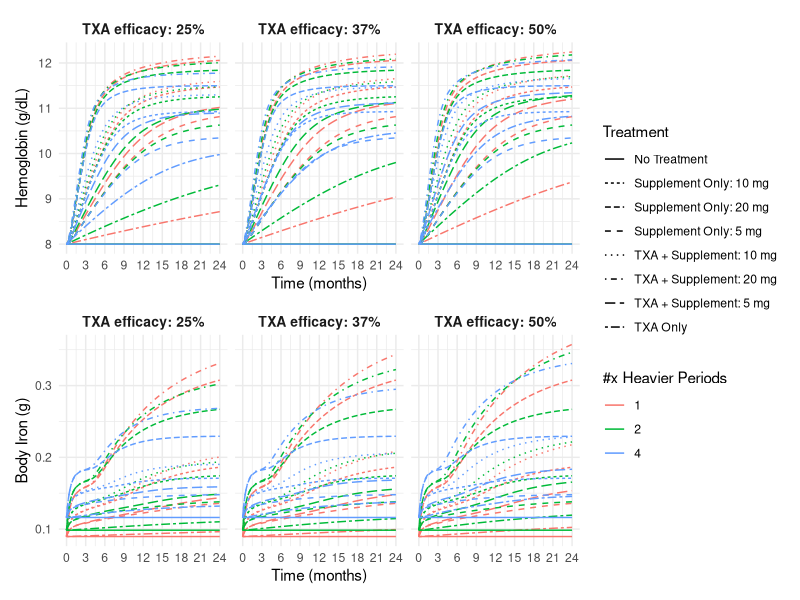

Source code (R):
# If needed, install packages:
# install.packages(c("deSolve", "ggplot2", "dplyr", "patchwork"))

{
library(deSolve)
library(ggplot2)
library(dplyr)
library(patchwork)
library(purrr)
}

###############################################################################
# 0) Input Parameters 
###############################################################################

input_params <- list(
  weight = 55,                     # [kg] female weight
  e1   = 0.00060,                  # [g/day] baseline daily menstrual excretion, as long as body Fe > 0. (0.001)
  e2   = 0.00106,                  # [g/day] baseline daily other excretion, as long as body Fe > 0. (0.001)
  Tend   = 24,                     # [months] time to run simulation
  y0   = 13,                       # [g/dL] "Healthy" Hb levels
  hb_int =  c(8, 10, 12),          # [g/dL] Initial level of iron in Hb (anemia < 12)
  red_men = c(0, 25, 37, 50),      # % Percent reduction in Fe lost to menstruation
  hev_per = c(1, 2, 4),            # Number of times heavier menstruation
  Int = c(0, 5, 10, 20)            # Daily intake supplement [mg/day]
)

###############################################################################
# 1) Fixed parameters from the supplement/paper
###############################################################################

{
base_params <- list(
  d    = 0.0055,                   
  a0   = 0.03,                     
  amin = 0.01,                     
  amax = 0.20,                     
  Ba   = 0.1,                      
  Bh   = 0.062                     
)

# Derived constants
PV <- input_params$weight*0.2*0.2            # healthy plasma volume
BV <- PV/(1-0.38)                            # blood volume, 0.38 is healthy hematocrit
conv <- 285/(10*BV)                          # 285 is conversion of g Fe to g Hb, BV is blood volume
}

###############################################################################
# 2) Supporting functions
###############################################################################
{
#Absorption Fraction
absp <- function(hb) {
  ca <- input_params$y0/conv - base_params$Ba * 
    log((base_params$amax - base_params$a0) / (base_params$a0 - base_params$amin))
  a <- base_params$amin + (base_params$amax - base_params$amin) / 
    (1 + exp((hb - ca) / base_params$Ba))
  return(a)
}

#Erythropoiesis Fraction
eryth <- function(hb) {
  h0 <- (base_params$d * (input_params$y0 / conv) + input_params$e1) / 0.7
  hmin <- 0.7 * h0
  hmax <- 5 * h0
  ch <- input_params$y0 / conv - base_params$Bh * log((hmax - h0) / (h0 - hmin))
  e <- hmin + (hmax - hmin) / (1 + exp((hb - ch) / base_params$Bh))
  return(e)
}

#Initial Iron Stores in Other Body
OBI0 <- function(hb_int, e1) {
  o <- ((hb_int / conv) * base_params$d + e1) / eryth(hb_int / conv)
  return(o)
}

#Steady-state intake to maintain anemia
I <- function(dep_hb, e1) {
  i <- (e1 + input_params$e2) / absp(dep_hb / conv)
  return(i)
}
}

###############################################################################
# 3) ODE system
###############################################################################

ironODE <- function(time, state, parameters) {
  with(as.list(c(state, parameters)), {
    
    x <- state["x"]  # Other Body Iron
    y <- state["y"]  # Iron in Hemoglobin
    
    dx <- I * absp(y) + d * y - eryth(y) * x - input_params$e2
    dy <- eryth(y) * x - d * y - e1
    
    return(list(c(dx, dy)))
  })
}

###############################################################################
# 4) Run Simulation
###############################################################################

run_sim <- function(hb_int, Int, red_men, hev_per) {
  
  #Simulation parameters
  OBI <- OBI0(hb_int, input_params$e1 * hev_per)
  Int_ss <- I(hb_int, input_params$e1 * hev_per)
  times <- seq(0, input_params$Tend * 30, by = 1)
  parameters <- c(base_params, list(
    I = Int_ss + Int / 1000,
    e1 = input_params$e1 * (1 - red_men / 100) * hev_per
  ))
  
  #Initial State of ODE
  state_init <- c(x = OBI, y = hb_int / conv)
  
  #Output of ODE
  out <- ode(
    y = state_init,
    times = times,
    func = ironODE,
    parms = parameters
  )
  
  out_df <- as.data.frame(out)
  colnames(out_df) <- c("time", "x", "y")
  
  out_df <- out_df %>%
    mutate(
      hb = y * conv,
      hb_int = hb_int,
      intake = Int,
      red_men = red_men,
      hev_per = hev_per
    )
  
  return(out_df)
}

###############################################################################
# 4) Display Results
###############################################################################

{
#Print Initial States
init_states <- data.frame(
  scenario = paste0(input_params$hb_int, " g/dL"),
  x_init = OBI0(input_params$hb_int, input_params$e1),
  y_init = (input_params$hb_int)/conv, 
  I_SS = I(input_params$hb_int, input_params$e1)
)

print(init_states)
}

# All scenarios tested
{
scenarios <- expand.grid(
  hb_int = input_params$hb_int,
  hev_per = input_params$hev_per,
  red_men = input_params$red_men,
  int = input_params$Int,
  treatment = c("No Treatment", "TXA Only", "Supplement Only", "TXA + Supplement"),
  stringsAsFactors = FALSE
) %>%
  mutate(
    int = case_when(
      treatment %in% c("No Treatment", "TXA Only") ~ 0,
      TRUE ~ int
    ),
    red_men = case_when(
      treatment %in% c("No Treatment", "Supplement Only") ~ 0,
      TRUE ~ red_men
    )
  ) %>%
  filter(
    !(treatment == "TXA Only" & red_men == 0),
    !(treatment == "Supplement Only" & int == 0), 
    !(treatment == "TXA + Supplement" & int == 0),
    !(treatment == "TXA + Supplement" & red_men == 0),
  ) %>%
  select(hb_int, hev_per, int, red_men, treatment) %>%
  distinct()

scenarios <- scenarios %>%
  mutate(
    treatment = case_when(
      treatment == "Supplement Only" ~ paste0("Supplement Only: ", int, " mg"),
      treatment == "TXA + Supplement" ~ paste0("TXA + Supplement: ", int, " mg"),
      TRUE ~ treatment
    )
  )

print(scenarios)
}

###############################################################################
# 5) Plotting Results
###############################################################################

# Run all simulations
{scenarios$row <- seq_len(nrow(scenarios))

all_results <- pmap_dfr(
  list(
    hb_int = scenarios$hb_int,
    Int = scenarios$int,
    red_men = scenarios$red_men,
    hev_per = scenarios$hev_per,
    row = scenarios$row
  ),
  function(hb_int, Int, red_men, hev_per, row) {
    sim <- run_sim(hb_int, Int, red_men, hev_per)
    sim$treatment <- scenarios$treatment[[row]]
    sim$hb_int <- hb_int
    sim$hev_per <- hev_per
    return(sim)
  }
)
}

#Filter to normal vs. heavy periods
unique_hev <- unique(all_results$hev_per)

#Conditional plotting for normal periods vs. heavy periods
if (length(unique_hev) == 1 && unique_hev == 1) {

normal_periods_data <- all_results %>%
  filter(hev_per == 1) %>%  # or hev_per != 1 for heavy periods
  mutate(facet_label = ifelse(red_men == 0, NA, paste0("TXA efficacy: ", red_men, "%")))

txa_levels <- sort(unique(all_results$red_men))
txa_levels <- txa_levels[txa_levels != 0]

baseline_rows <- normal_periods_data %>% filter(is.na(facet_label))
txa_rows <- normal_periods_data %>% filter(!is.na(facet_label))

# Duplicate baseline into each facet
baseline_duplicated <- map_dfr(txa_levels, function(eff) {
  baseline_rows %>%
    mutate(facet_label = paste0("TXA efficacy: ", eff, "%"))
})

normal_periods <- bind_rows(baseline_duplicated, txa_rows)
print(normal_periods)

# ------------------------------------------------------------------------------
# Plot: Hb over time
# ------------------------------------------------------------------------------

p_hb <- ggplot(normal_periods, aes(x = time / 30, y = hb, color = factor(hb_int), linetype = treatment)) +
  geom_line(linewidth = 0.5) +
  facet_grid(~ facet_label, scales = "free_y") +
  labs(
    x = "Time (months)",
    y = "Hemoglobin (g/dL)",
    color = "Initial Hb Level",
    linetype = "Treatment"
  ) +
  theme_minimal() +
  scale_x_continuous(limits = c(0, 24), breaks = seq(0, 24, 3)) +
  theme(strip.text = element_text(size = 10, face = "bold"))

# ------------------------------------------------------------------------------
# Plot: Body iron over time
# ------------------------------------------------------------------------------

p_iron <- ggplot(normal_periods, aes(x = time / 30, y = x, color = factor(hb_int), linetype = treatment)) +
  geom_line(linewidth = 0.5) +
  facet_grid(~ facet_label, scales = "free_y") +
  labs(
    x = "Time (months)",
    y = "Body Iron (g)",
    color = "Initial Hb Level",
    linetype = "Treatment"
  ) +
  theme_minimal() +
  scale_x_continuous(limits = c(0, 24), breaks = seq(0, 24, 3)) +
  theme(strip.text = element_text(size = 10, face = "bold"))

# ------------------------------------------------------------------------------
# Combine plots vertically
# ------------------------------------------------------------------------------

p_hb / p_iron + plot_layout(guides = "collect") #& theme(legend.position = "bottom")

} else {
  
  heavy_periods_data <- all_results %>%
    filter(hb_int == input_params$hb_int[1]) %>%  # or hev_per != 1 for heavy periods
    mutate(facet_label = ifelse(red_men == 0, NA, paste0("TXA efficacy: ", red_men, "%")))
  
  txa_levels <- sort(unique(all_results$red_men))
  txa_levels <- txa_levels[txa_levels != 0]
  
  baseline_rows <- heavy_periods_data %>% filter(is.na(facet_label))
  txa_rows <- heavy_periods_data %>% filter(!is.na(facet_label))
  
  # Duplicate baseline into each facet
  baseline_duplicated <- map_dfr(txa_levels, function(eff) {
    baseline_rows %>%
      mutate(facet_label = paste0("TXA efficacy: ", eff, "%"))
  })
  
  heavy_periods <- bind_rows(baseline_duplicated, txa_rows)
  print(heavy_periods)
  
  # ------------------------------------------------------------------------------
  # Plot: Hb over time
  # ------------------------------------------------------------------------------
  
  p_hb <- ggplot(heavy_periods, aes(x = time / 30, y = hb, color = factor(hev_per), linetype = treatment)) +
    geom_line(linewidth = 0.5) +
    facet_grid(~ facet_label, scales = "free_y") +
    labs(
      x = "Time (months)",
      y = "Hemoglobin (g/dL)",
      color = "#x Heavier Periods",
      linetype = "Treatment"
    ) +
    theme_minimal() +
    scale_x_continuous(limits = c(0, 24), breaks = seq(0, 24, 3)) +
    theme(strip.text = element_text(size = 10, face = "bold"))
  
  # ------------------------------------------------------------------------------
  # Plot: Body iron over time
  # ------------------------------------------------------------------------------
  
  p_iron <- ggplot(heavy_periods, aes(x = time / 30, y = x, color = factor(hev_per), linetype = treatment)) +
    geom_line(linewidth = 0.5) +
    facet_grid(~ facet_label, scales = "free_y") +
    labs(
      x = "Time (months)",
      y = "Body Iron (g)",
      color = "#x Heavier Periods",
      linetype = "Treatment"
    ) +
    theme_minimal() +
    scale_x_continuous(limits = c(0, 24), breaks = seq(0, 24, 3)) +
    theme(strip.text = element_text(size = 10, face = "bold"))
  
  # ------------------------------------------------------------------------------
  # Combine plots vertically
  # ------------------------------------------------------------------------------
  
  p_hb / p_iron + plot_layout(guides = "collect") #& theme(legend.position = "bottom")
}
